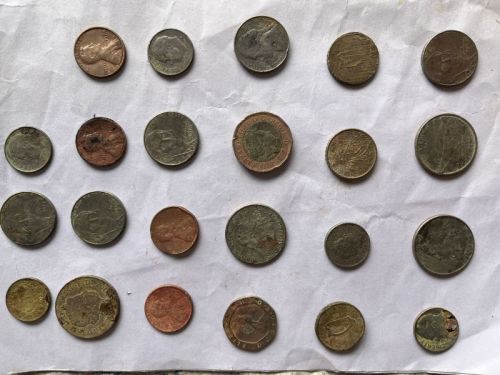
#> input picture coins/coins.jpeg, 500 x 375 px
$ python part1.py
#> lines starting #> are read from the running program, lines starting #| are printed output that depends on the picture; after the words box and inside, x2 and y2 are one past the last pixel; in counts of white or black regions, pixels touching at a corner belong together
import numpy as np
import cv2
import matplotlib.pyplot as plt

def detect_coins(image_path):
    # Read and resize image
#> called with image_path = 'coins/coins.jpeg'
    img = cv2.imread(image_path)
#> img is the input picture: shape (375, 500, 3); mean B, G, R 158.5, 159.9, 165.5
    img = cv2.resize(img, (640, 800))
#> img: shape (800, 640, 3)
    image_copy = img.copy()

    # Apply Gaussian Blur
    img_blur = cv2.GaussianBlur(img, (11, 11), 0)

    # Convert to grayscale
    gray = cv2.cvtColor(img_blur, cv2.COLOR_BGR2GRAY)
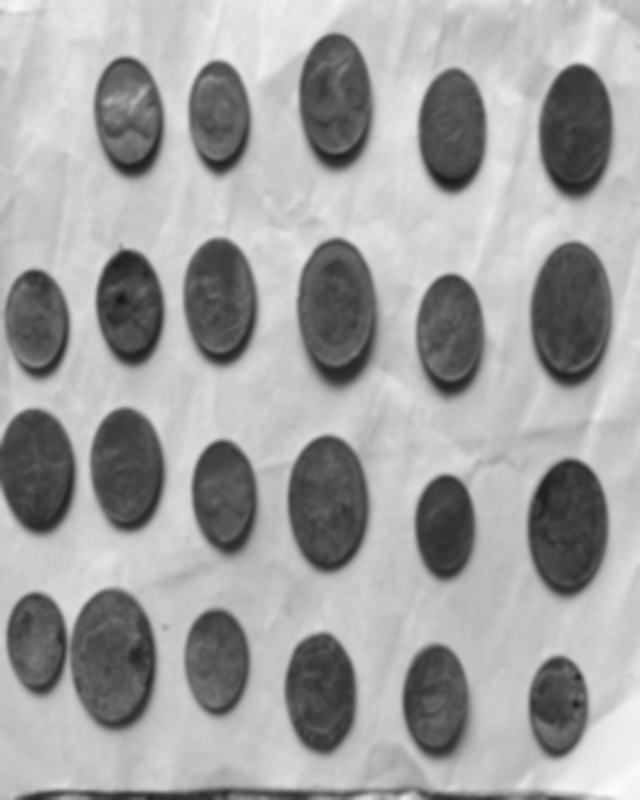
#> gray: shape (800, 640); min 25, max 252, mean 161.3

    # Apply thresholding
    ret, thresh = cv2.threshold(gray, 170, 255, cv2.THRESH_BINARY)
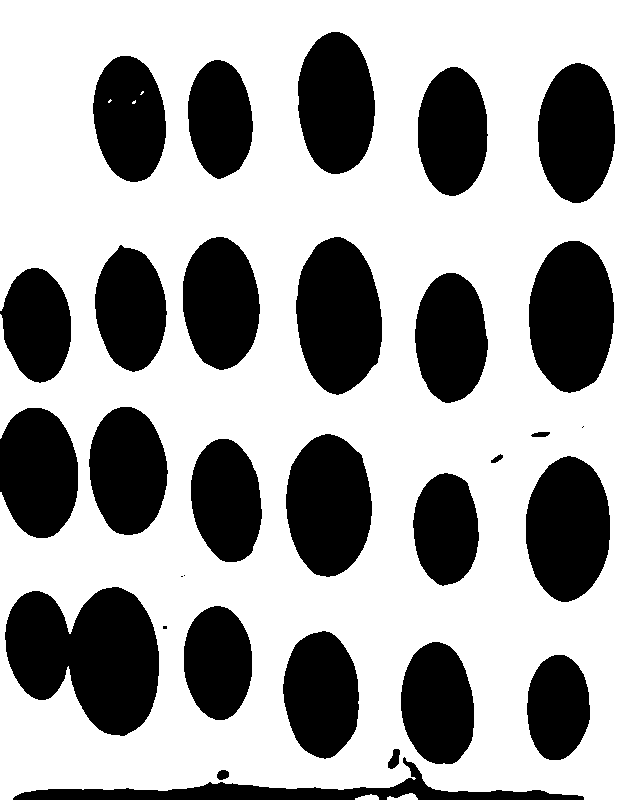
#> thresh: shape (800, 640); 64.4% white; 31 black regions (4 under 20 px), largest, box (x1, y1, x2, y2) and area: (5, 587, 159, 736) 15958, (296, 237, 382, 395) 10436, (529, 241, 614, 393) 10163
    thresh_inv = cv2.bitwise_not(thresh)  # Inverted binary image
#> thresh_inv: shape (800, 640); 35.6% white; 31 white regions (4 under 20 px)

    # Find contours
    contours, _ = cv2.findContours(thresh, cv2.RETR_TREE, cv2.CHAIN_APPROX_NONE)
#> contours = 35 contours, 8 with area under 20; largest, box (x1, y1, x2, y2) and area: (0, 0, 640, 800) 489590, (4, 586, 160, 737) 16226, (295, 236, 383, 396) 10614, (528, 240, 615, 394) 10338, (525, 455, 611, 603) 9725
    area = {i: cv2.contourArea(cnt) for i, cnt in enumerate(contours)}
#> area = 35 items
    srt = sorted(area.items(), key=lambda x: x[1], reverse=True)
#> srt = 35 pairs, first value 0 to 34, second value 2 to 489589.5
    results = np.array(srt).astype("int")
#> results = 35 pairs, first value 0 to 34, second value 2 to 489589
    num = np.argwhere(results[:, 1] > 50).shape[0]
#> num = 27

    # Draw contours
    overlay = image_copy.copy()
    for i in range(1, num):
        overlay = cv2.drawContours(overlay, contours, results[i, 0], (0, 255, 0), 3)
#> this loop made 26 passes
#> pass 1, in detect_coins, `overlay = cv2.drawContours(overlay, contours, results[i, 0], (0, 255, ..`:
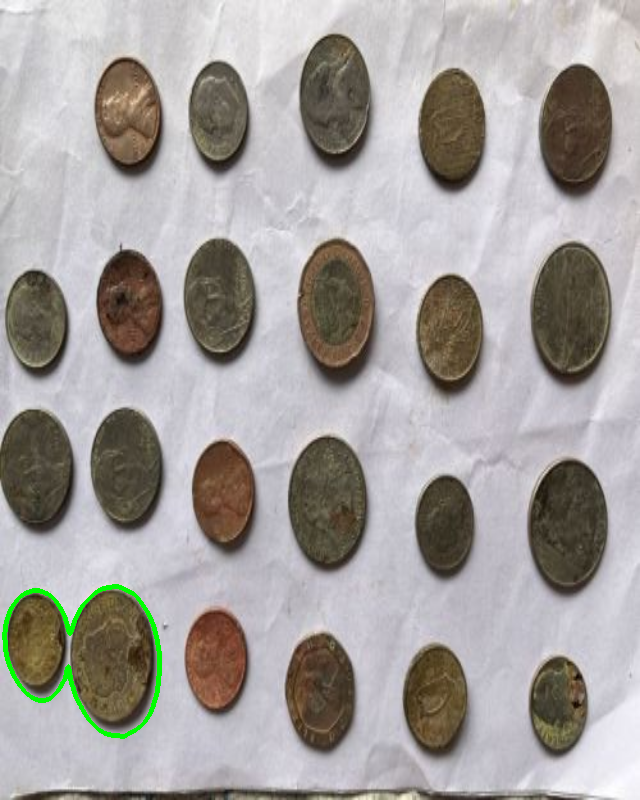
#> overlay: shape (800, 640, 3); mean B, G, R 157.4, 160.2, 164.5
#> after the loop:
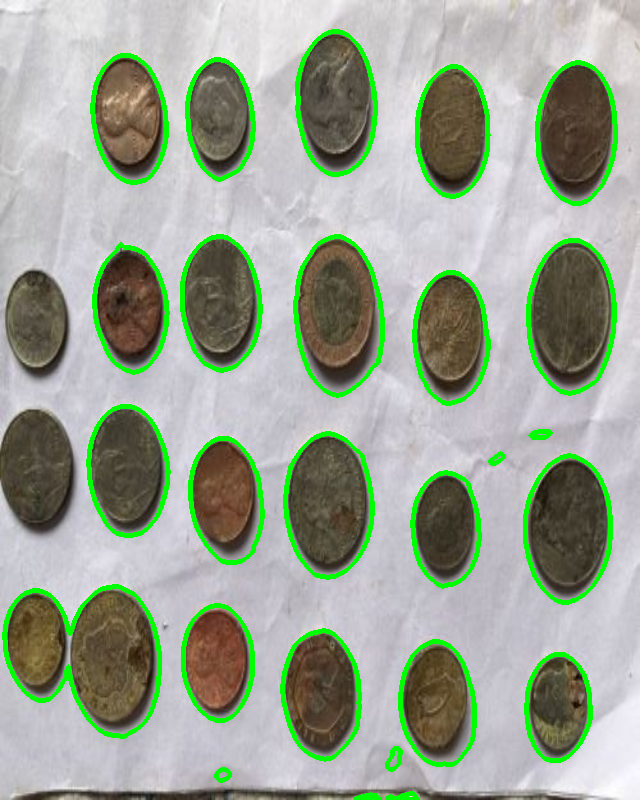
#> overlay: shape (800, 640, 3); mean B, G, R 146.8, 164.6, 153.7

    print("Number of coins detected:", num - 1)
#| Number of coins detected: 26

    # Sure foreground extraction
    sure_fg = cv2.erode(thresh, None, iterations=2)
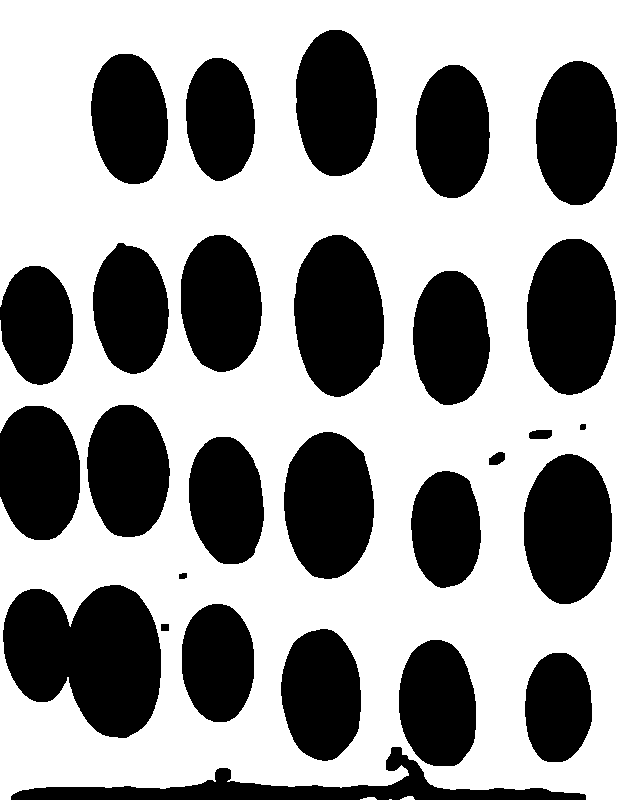
#> sure_fg: shape (800, 640); 60.3% white; 28 black regions, largest, box (x1, y1, x2, y2) and area: (3, 585, 161, 738) 17482, (294, 235, 384, 397) 11428, (527, 239, 616, 395) 11127

    # Marker image (for watershed algorithm if needed)
    markers = cv2.connectedComponents(sure_fg)[1]
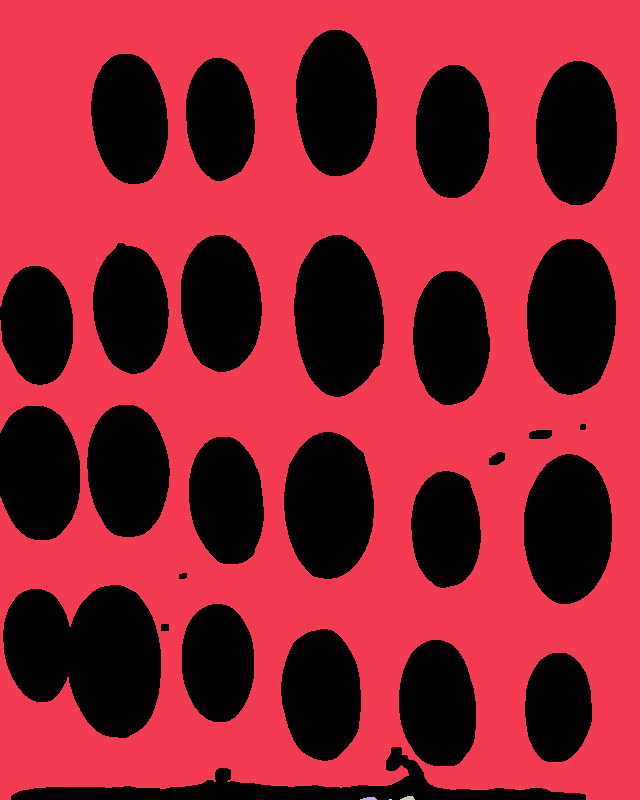
#> markers: shape (800, 640) int32; 5 distinct labels, from 0 to 4; one colour per label, 0 black

    # Plot all stages
    plt.figure(figsize=(15, 10))
    plt.subplot(2, 3, 1)
    plt.title("Original")
    plt.imshow(cv2.cvtColor(img, cv2.COLOR_BGR2RGB))

    plt.subplot(2, 3, 2)
    plt.title("Visualized edges")
    plt.imshow(cv2.cvtColor(overlay, cv2.COLOR_BGR2RGB))

    plt.subplot(2, 3, 3)
    plt.title("Inverted Binary")
    plt.imshow(thresh_inv, cmap="gray")

    plt.subplot(2, 3, 4)
    plt.title("Detected Contours")
    plt.imshow(cv2.cvtColor(overlay, cv2.COLOR_BGR2RGB))

    plt.subplot(2, 3, 5)
    plt.title("Sure Foreground")
    plt.imshow(sure_fg, cmap="gray")

    plt.subplot(2, 3, 6)
    plt.title("Marker Image")
    plt.imshow(markers, cmap="jet")

    plt.show()
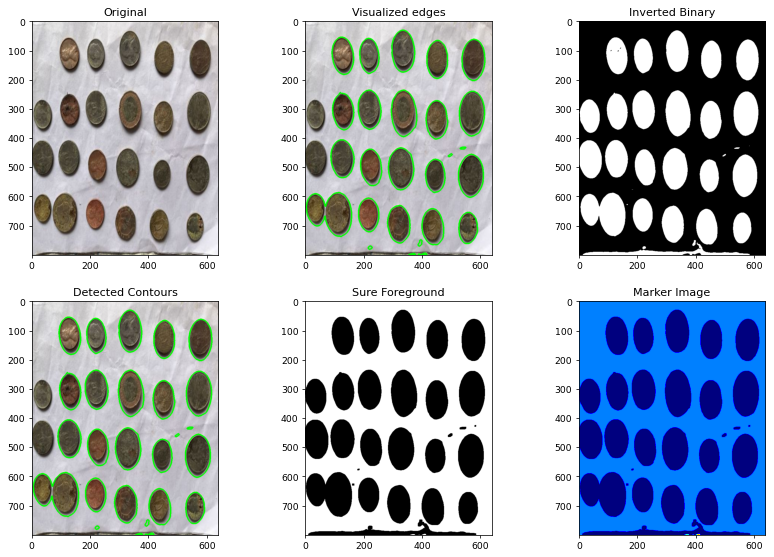
#> figure drawn by matplotlib, 6 panels

    return num - 1  # Return the number of detected coins


# Example usage
num_coins = detect_coins('coins/coins.jpeg')
#> num_coins = 26
